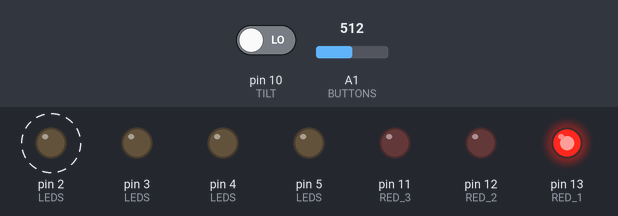
A sketch run on a simulated Arduino Uno, built with avr-gcc and run on an emulated ATmega328P. Parts: output pins drawn as LEDs (lit = HIGH). Dashed ring = blinking. The inputs (shaded band) are chosen by the test bench; at power-on: A1 (BUTTONS) = 512, pin 10 (TILT) LOW. Random numbers use the default seed unless the sketch sets one.

Above: at 5.7 s.
5.8 s: A1 (BUTTONS) set to 486
8.9 s: A1 (BUTTONS) set to 510
At 9.4 s:
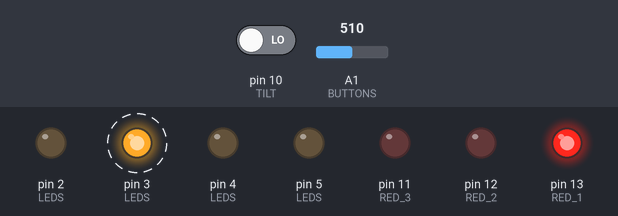
At 12.3 s:
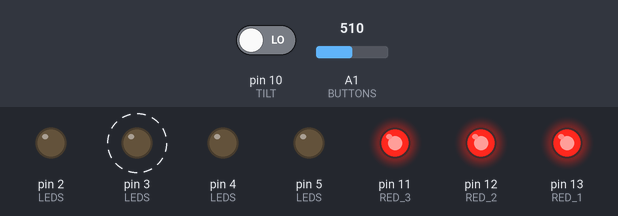
12.5 s: A1 (BUTTONS) set to 0
At 15.0 s:
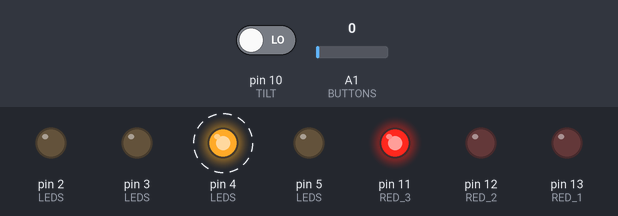
17.4 s: A1 (BUTTONS) set to 60
24.4 s: pin 10 (TILT) driven HIGH
At 25.6 s:
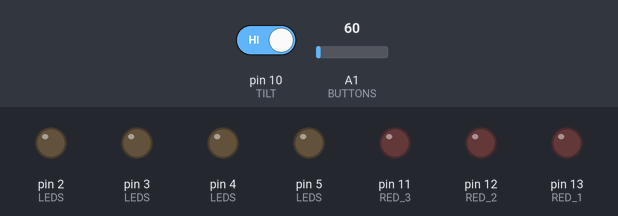
31.9 s: pin 10 (TILT) driven LOW
Timing chart, 0 to 34.9 s (numbered marks = the images above; inputs shaded):
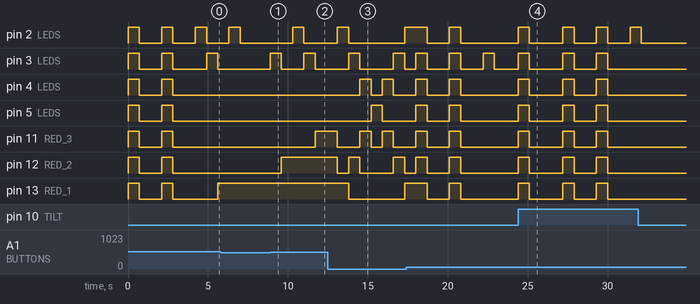

The sketch:

simon_says.ino
```cpp
// (licence header left out)
// Turn debug mode on or off; this toggles serial monitor printing.
const boolean DEBUG = false;

// Define LED pin positions.
const int RED_1 = 13;
const int RED_2 = 12;
const int RED_3 = 11;
const int SIMON_1 = 5;
const int SIMON_2 = 4;
const int SIMON_3 = 3;
const int SIMON_4 = 2;
const int QTY = 7;
const int LEDS[QTY] = {RED_1, RED_2, RED_3, SIMON_1, SIMON_2, SIMON_3, SIMON_4};

// Define switch pin positions.
const int TILT = 10;
const int BUTTONS = A1;

// Define game settings.
const int LIGHT_DELAY = 700;
const int GAME_SPEED = 700;
const int TOTAL_LEVELS = 128;
const int TOTAL_LIVES = 3;
boolean gameStart = false;


/**
 * Initialize the Arduino.
 */
void setup() {

    // Print debug results to the serial monitor.
    if (DEBUG) Serial.begin(9600);

    // Set all LEDs to output mode.
    for (int i = 0; i < QTY; i++) {
        pinMode(LEDS[i], OUTPUT);
    }

    // Set tilt switch to input mode.
    pinMode(TILT, INPUT);
}


/**
 * Control the Arduino.
 */
void loop() {

    // Cycle LEDs until the player starts a game while checking for game start.
    while (!gameStart) {
        playLightShow();  // The tilt switch starts a new game.
    }

    // Create a random "Simon Says" pattern.
    int pattern[TOTAL_LEVELS];
    for (int i = 0; i < TOTAL_LEVELS; i++) {
        int num = 1 + random(4);  // Random between [1, 4].
        if (num == 1) pattern[i] = SIMON_1;
        else if (num == 2) pattern[i] = SIMON_2;
        else if (num == 3) pattern[i] = SIMON_3;
        else pattern[i] = SIMON_4;
    }

    // Begin the game.
    playGame(pattern);

    // The game is over; turn off all lights and reset.
    delay(LIGHT_DELAY);
    gameStart = false;
    for (int i = 0; i < QTY; i++) {
        digitalWrite(LEDS[i], LOW);
    }
}


/**
 * Return the LED associated with the active button switch.
 *
 * Args:
 *     keyVal: an integer from 3 to 1023 containing the analog switch value.
 *
 * Return:
 *     The corresponding LED from among the colored game diodes.
 */
int getSimonLed(int keyVal) {

    // Get the LED.
    if (3 <= keyVal && keyVal <= 50) {
      return SIMON_4;
    } else if (500 <= keyVal && keyVal <= 550) {
      return SIMON_3;
    } else if (1000 <= keyVal && keyVal <= 1010) {
      return SIMON_2;
    } else if (keyVal >= 1020) {
      return SIMON_1;
    }

    // The switch is not active.
    return -1;
}


/**
 * Run the "Simon Says" game.
 *
 * Args:
 *     *pattern: a pointer to an integer array containing the game LED pattern.
 */
void playGame(int *pattern) {

    // Set game parameters then begin.
    int lives = TOTAL_LIVES;
    int currentLevel = 1;
    while (gameStart && lives > 0 && currentLevel < TOTAL_LEVELS) {

        // Display the pattern.
        for (int lvl = 0; lvl < currentLevel; lvl++) {

            // Blink the current pattern LED.
            digitalWrite(pattern[lvl], HIGH);
            delay(GAME_SPEED);
            digitalWrite(pattern[lvl], LOW);

            // Do not wait after blinking the final pattern LED.
            if (lvl + 1 != currentLevel) delay(GAME_SPEED);
        }

        // Check player input.
        if (verifyPlayerInput(pattern, currentLevel)) {

            // Check for game reset.
            if (digitalRead(TILT)) {
                gameStart = false;
                signalGameChange(1);
                return;
            }

            // The player was correct; move to the next level.
            currentLevel++;
            delay(GAME_SPEED);

        // The player was incorrect; subtract a life.
        } else {

            // Remove a life from the current total.
            lives--;

            // Turn on the next red LED.
            if (lives == TOTAL_LIVES - 1) digitalWrite(RED_1, HIGH);
            else if (lives == TOTAL_LIVES - 2) digitalWrite(RED_2, HIGH);
            else if (lives == TOTAL_LIVES - 3) digitalWrite(RED_3, HIGH);
            delay(LIGHT_DELAY);
        }
    }
}


/**
 * Cycles LEDs on and off in a decorative pattern while waiting for game start.
 */
void playLightShow() {

    // Cycle lights.
    for (int i = 0; i < QTY; i++) {

        // Get the last position in the array.
        int last = QTY - 1 - i;

        // Turn off previous lights.
        if (i - 1 >= 0) {
            digitalWrite(LEDS[i - 1], LOW);
            digitalWrite(LEDS[last + 1], LOW);
        }

        // Turn on current lights.
        digitalWrite(LEDS[i], HIGH);
        digitalWrite(LEDS[last], HIGH);

        // Check the tilt switch and buttons for a new game.
        if (digitalRead(TILT) || analogRead(BUTTONS) > 3) {
            gameStart = true;
            signalGameChange(2);
            return;
        }

        // Wait before cycling the next set of lights.
        delay(LIGHT_DELAY);
    }

    // Turn off final LED pair.
    digitalWrite(LEDS[0], LOW);
    digitalWrite(LEDS[QTY-1], LOW);
}


/**
 * Blinks all LEDs to signal a change in game state.
 *
 * Args:
 *     blinks: an integer containing the number of times to blink all LEDs.
 */
void signalGameChange(int blinks) {

    for (int j = 0; j < blinks; j++) {

        // Turn on all LEDs.
        for (int k = 0; k < QTY; k++) {
            digitalWrite(LEDS[k], HIGH);
        }
        delay(LIGHT_DELAY);

        // Turn off all LEDs.
        for (int k = 0; k < QTY; k++) {
            digitalWrite(LEDS[k], LOW);
        }
        delay(LIGHT_DELAY * 2);
    }
}


/**
 * Determine whether the player successfully matched the pattern.
 *
 * Args:
 *     *pattern: a pointer to an integer array containing the game LED pattern.
 *     currentLevel: an integer specifying the current game level.
 *
 * Return:
 *     A boolean signaling whether the player correctly entered the current
 *     game pattern.
 */
boolean verifyPlayerInput(int *pattern, int currentLevel) {

    // Get player input up through the current game level.
    int lvl = 0;
    while (lvl < currentLevel) {

        // Wait for a button press.
        int simonLed = -1;
        while (simonLed == -1) {

            // Check for game reset.
            if (digitalRead(TILT)) return true;

            // Check for a button press.
            simonLed = getSimonLed(analogRead(BUTTONS));
        }

        // Blink the corresponding LED.
        digitalWrite(simonLed, HIGH);
        delay(GAME_SPEED);
        digitalWrite(simonLed, LOW);

        // Check if the button press was correct.
        if (pattern[lvl] == simonLed) lvl++;
        else return false;
    }

    // The player successfully matched the entire pattern.
    return true;
}
```

Measured:
- after the input at 8.9 s, pin 2 (LEDS): LOW → HIGH after 1.4 s, → LOW 0.70 s later; pin 3 (LEDS): alternates HIGH for 0.70 s and LOW for 1.4 s, starting at once; pin 11 (RED_3): LOW → HIGH after 2.8 s; pin 12 (RED_2): LOW → HIGH after 0.70 s
- after the input at 24.4 s, pin 2 (LEDS): goes HIGH 0.70 s, LOW 2.1 s, HIGH 0.70 s, LOW 1.4 s, HIGH 0.70 s, LOW 1.4 s, then HIGH, starting at once; pin 3 (LEDS), pin 4 (LEDS), pin 5 (LEDS), pin 11 (RED_3), pin 12 (RED_2), pin 13 (RED_1): goes HIGH 0.70 s, LOW 2.1 s, HIGH 0.70 s, LOW 1.4 s, HIGH 0.70 s, then LOW, starting at once
- by itself, pin 2 (LEDS): alternates HIGH for 0.70 s and LOW for 1.4 s
- by itself, pin 4 (LEDS), pin 5 (LEDS), pin 11 (RED_3), pin 12 (RED_2): alternates HIGH for 0.70 s and LOW for 1.4 s, 4 changes in all, then stays LOW
